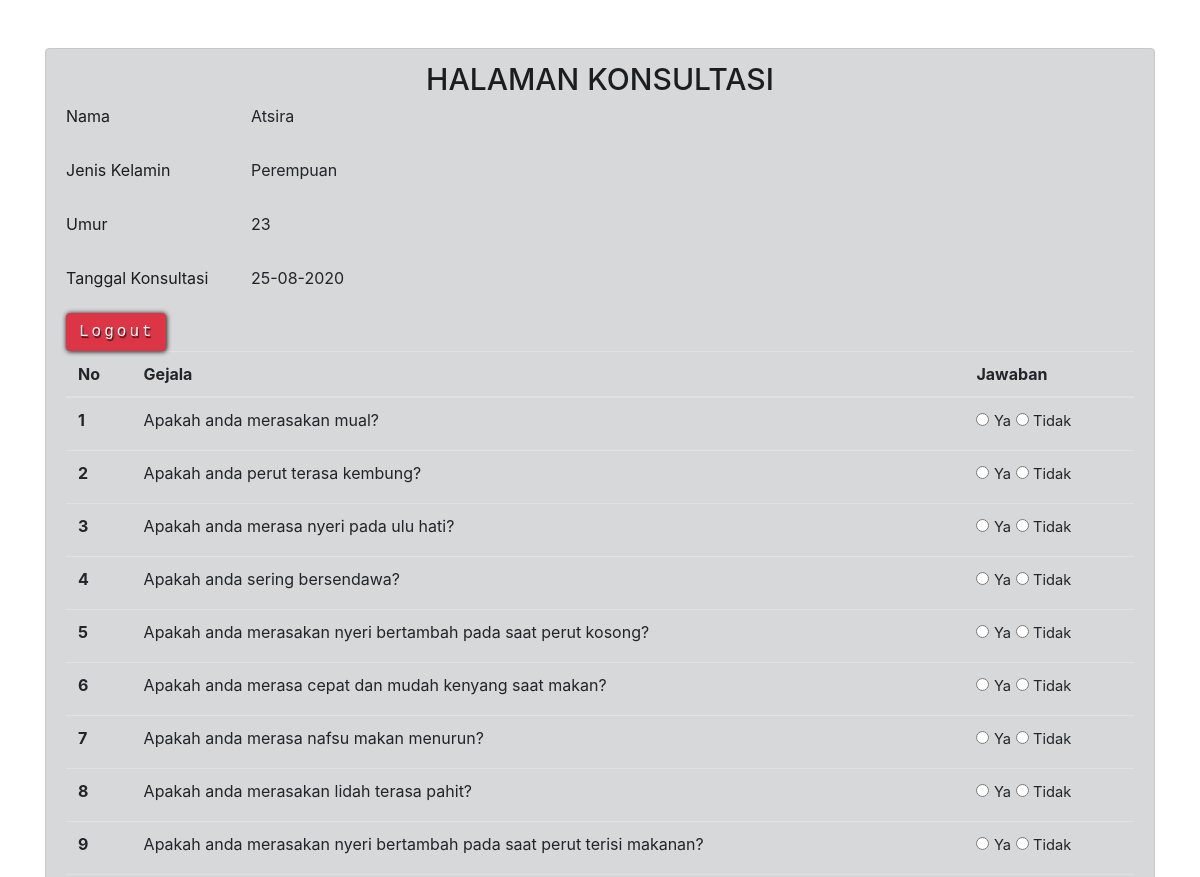
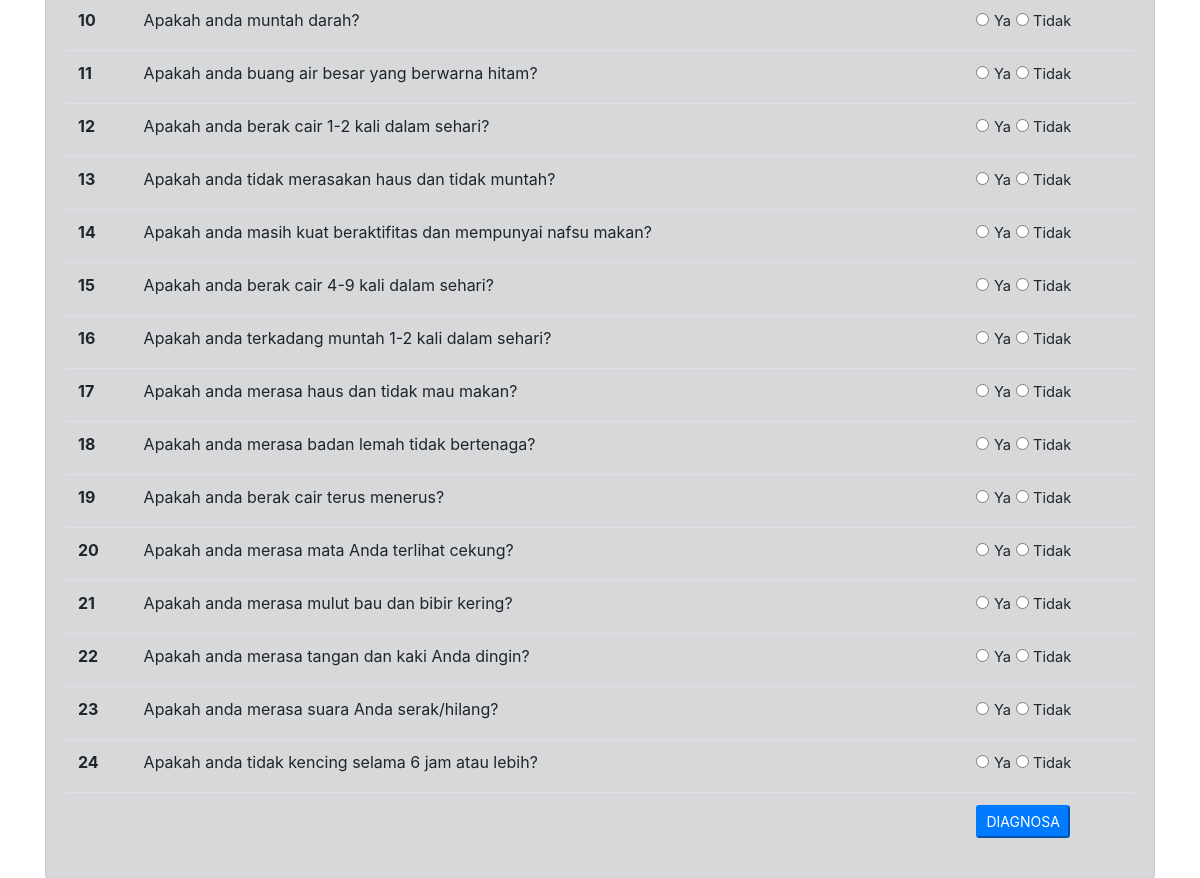
/user/ (signed in), run on the app's committed database (2 pictures, top to bottom).
### tables this page shows
CREATE TABLE `pengguna` (
  `id` int(11) NOT NULL,
  `username` varchar(50) NOT NULL,
  `password` varchar(255) NOT NULL,
  `nama` varchar(30) NOT NULL,
  `level` varchar(20) NOT NULL,
  `jk` varchar(20) NOT NULL,
  `umur` varchar(20) NOT NULL,
  `tgl` varchar(10) NOT NULL
);

CREATE TABLE `gejala` (
  `id` int(11) NOT NULL,
  `kode_gejala` varchar(10) NOT NULL,
  `ket_gejala` varchar(255) NOT NULL,
  `angka_cf` varchar(11) NOT NULL
);

### user/assets/module/koneksi.php (called while the page is built)
<?php
$conn = mysqli_connect("localhost", "root", "", "db_pencernaan");
function query($query)
{
	global $conn;
	$result = mysqli_query($conn, $query);
	$rows = [];
	while ($row = mysqli_fetch_assoc($result)) {
		$rows[] = $row;
	}
	return $rows;
}

### user/index.php (the view, shortened to what this page needs)
<?php
require 'assets/module/koneksi.php';
$gjl1 = query("SELECT * FROM gejala WHERE kode_gejala = 'G01'")[0];
$gjl2 = query("SELECT * FROM gejala WHERE kode_gejala = 'G02'")[0];
$gjl3 = query("SELECT * FROM gejala WHERE kode_gejala = 'G03'")[0];
$gjl4 = query("SELECT * FROM gejala WHERE kode_gejala = 'G04'")[0];
$gjl5 = query("SELECT * FROM gejala WHERE kode_gejala = 'G05'")[0];
$gjl6 = query("SELECT * FROM gejala WHERE kode_gejala = 'G06'")[0];
$gjl7 = query("SELECT * FROM gejala WHERE kode_gejala = 'G07'")[0];
$gjl8 = query("SELECT * FROM gejala WHERE kode_gejala = 'G08'")[0];
$gjl9 = query("SELECT * FROM gejala WHERE kode_gejala = 'G09'")[0];
$gjl10 = query("SELECT * FROM gejala WHERE kode_gejala = 'G10'")[0];
$gjl11 = query("SELECT * FROM gejala WHERE kode_gejala = 'G11'")[0];
$gjl12 = query("SELECT * FROM gejala WHERE kode_gejala = 'G12'")[0];
$gjl13 = query("SELECT * FROM gejala WHERE kode_gejala = 'G13'")[0];
$gjl14 = query("SELECT * FROM gejala WHERE kode_gejala = 'G14'")[0];
$gjl15 = query("SELECT * FROM gejala WHERE kode_gejala = 'G15'")[0];
$gjl16 = query("SELECT * FROM gejala WHERE kode_gejala = 'G16'")[0];
$gjl17 = query("SELECT * FROM gejala WHERE kode_gejala = 'G17'")[0];
$gjl18 = query("SELECT * FROM gejala WHERE kode_gejala = 'G18'")[0];
$gjl19 = query("SELECT * FROM gejala WHERE kode_gejala = 'G19'")[0];
$gjl20 = query("SELECT * FROM gejala WHERE kode_gejala = 'G20'")[0];
$gjl21 = query("SELECT * FROM gejala WHERE kode_gejala = 'G21'")[0];
$gjl22 = query("SELECT * FROM gejala WHERE kode_gejala = 'G22'")[0];
$gjl23 = query("SELECT * FROM gejala WHERE kode_gejala = 'G23'")[0];
$gjl24 = query("SELECT * FROM gejala WHERE kode_gejala = 'G24'")[0];
$pasien = query("SELECT * FROM pengguna WHERE id = '$_SESSION[loginKlien]'")[0];
?>
<doctype html>
	<html lang="en">
	<head>
		<link rel="stylesheet" type="text/css" href="../assets/login.css">
		<link rel="stylesheet" href="../assets/css/bootstrap.min.css">
	</head>
	<body>
		<div class="container mt-5">
			<div class="alert alert-dark">
				<h1 class="konsul">HALAMAN KONSULTASI</h1>
				<form target="_blank" method="post" action="">
					<div class="form-group row">
						<label class="col-sm-2 col-form-label">Nama</label>
						<div class="col-sm-10">
							<input type="text" readonly class="form-control-plaintext" name="nama" value="<?= $pasien['nama']; ?>">
						</div>
					</div>
					<div class="form-group row">
						<label class="col-sm-2 col-form-label">Jenis Kelamin</label>
						<div class="col-sm-10">
							<input type="text" readonly name="jk" class="form-control-plaintext" value="<?= $pasien['jk']; ?>">
						</div>
					</div>
					<div class="form-group row">
						<label class="col-sm-2 col-form-label">Umur</label>
						<div class="col-sm-10">
							<input type="text" readonly name="umur" class="form-control-plaintext" value="<?= $pasien['umur']; ?>">
						</div>
					</div>
					<div class="form-group row">
						<label for="staticEmail" class="col-sm-2 col-form-label">Tanggal Konsultasi</label>
						<div class="col-sm-10">
							<input type="text" readonly name="tgl" class="form-control-plaintext" value="<?= $pasien['tgl']; ?>">
						</div>
					</div>
					<a class="btn btn-danger" style="width: 100px;" href="logout.php">Logout</a>
					<table class="table table-hover">
						<thead>
							<tr>
								<th scope="col">No</th>
								<th scope="col">Gejala</th>
								<th scope="col">Jawaban</th>
							</tr>
						</thead>
						<tbody>
							<tr>
								<th scope="row">1</th>
								<td>Apakah anda <?php echo $gjl1["ket_gejala"]; ?>?</td>
								<td>
									<input id="ya<?= $gjl1["id"]; ?>" type="radio" name="yt1" value="0.4"> <label for="ya<?= $gjl1["id"]; ?>">Ya</label>
									<input id="tidak<?= $gjl1["id"]; ?>" type="radio" name="yt1" value="0"> <label for="tidak<?= $gjl1["id"]; ?>">Tidak</label>
								</td>
							</tr>
							<tr>
								<th scope="row">2</th>
								<td>Apakah anda <?php echo $gjl2["ket_gejala"]; ?>?</td>
								<td>
									<input id="ya<?= $gjl2["id"]; ?>" type="radio" name="yt2" value="0.6"> <label for="ya<?= $gjl2["id"]; ?>">Ya</label>
									<input id="tidak<?= $gjl2["id"]; ?>" type="radio" name="yt2" value="0"> <label for="tidak<?= $gjl2["id"]; ?>">Tidak</label>
								</td>
							</tr>
							<tr>
								<th scope="row">3</th>
								<td>Apakah anda <?php echo $gjl3["ket_gejala"]; ?>?</td>
								<td>
									<input id="ya<?= $gjl3["id"]; ?>" type="radio" name="yt3" value="0.8"> <label for="ya<?= $gjl3["id"]; ?>">Ya</label>
									<input id="tidak<?= $gjl3["id"]; ?>" type="radio" name="yt3" value="0"> <label for="tidak<?= $gjl3["id"]; ?>">Tidak</label>
								</td>
							</tr>
							<tr>
								<th scope="row">4</th>
								<td>Apakah anda <?php echo $gjl4["ket_gejala"]; ?>?</td>
								<td>
									<input id="ya<?= $gjl4["id"]; ?>" type="radio" name="yt4" value="0.4"> <label for="ya<?= $gjl4["id"]; ?>">Ya</label>
									<input id="tidak<?= $gjl4["id"]; ?>" type="radio" name="yt4" value="0"> <label for="tidak<?= $gjl4["id"]; ?>">Tidak</label>
								</td>
							</tr>
							<tr>
								<th scope="row">5</th>
								<td>Apakah anda <?php echo $gjl5["ket_gejala"]; ?>?</td>
								<td>
									<input id="ya<?= $gjl5["id"]; ?>" type="radio" name="yt5" value="0.6"> <label for="ya<?= $gjl5["id"]; ?>">Ya</label>
									<input id="tidak<?= $gjl5["id"]; ?>" type="radio" name="yt5" value="0"> <label for="tidak<?= $gjl5["id"]; ?>">Tidak</label>
								</td>
							</tr>
							<tr>
								<th scope="row">6</th>
								<td>Apakah anda <?php echo $gjl6["ket_gejala"]; ?>?</td>
								<td>
									<input id="ya<?= $gjl6["id"]; ?>" type="radio" name="yt6" value="0.8"> <label for="ya<?= $gjl6["id"]; ?>">Ya</label>
									<input id="tidak<?= $gjl6["id"]; ?>" type="radio" name="yt6" value="0"> <label for="tidak<?= $gjl6["id"]; ?>">Tidak</label>
								</td>
							</tr>
							<tr>
								<th scope="row">7</th>
								<td>Apakah anda <?php echo $gjl7["ket_gejala"]; ?>?</td>
								<td>
									<input id="ya<?= $gjl7["id"]; ?>" type="radio" name="yt7" value="0.6"> <label for="ya<?= $gjl7["id"]; ?>">Ya</label>
									<input id="tidak<?= $gjl7["id"]; ?>" type="radio" name="yt7" value="0"> <label for="tidak<?= $gjl7["id"]; ?>">Tidak</label>
								</td>
							</tr>
							<tr>
								<th scope="row">8</th>
								<td>Apakah anda <?php echo $gjl8["ket_gejala"]; ?>?</td>
								<td>
									<input id="ya<?= $gjl8["id"]; ?>" type="radio" name="yt8" value="0.8"> <label for="ya<?= $gjl8["id"]; ?>">Ya</label>
									<input id="tidak<?= $gjl8["id"]; ?>" type="radio" name="yt8" value="0"> <label for="tidak<?= $gjl8["id"]; ?>">Tidak</label>
								</td>
							</tr>
							<tr>
								<th scope="row">9</th>
								<td>Apakah anda <?php echo $gjl9["ket_gejala"]; ?>?</td>
								<td>
									<input id="ya<?= $gjl9["id"]; ?>" type="radio" name="yt9" value="1"> <label for="ya<?= $gjl9["id"]; ?>">Ya</label>
									<input id="tidak<?= $gjl9["id"]; ?>" type="radio" name="yt9" value="0"> <label for="tidak<?= $gjl9["id"]; ?>">Tidak</label>
								</td>
							</tr>
							<tr>
								<th scope="row">10</th>
								<td>Apakah anda <?php echo $gjl10["ket_gejala"]; ?>?</td>
								<td>
									<input id="ya<?= $gjl10["id"]; ?>" type="radio" name="yt10" value="0.8"> <label for="ya<?= $gjl10["id"]; ?>">Ya</label>
									<input id="tidak<?= $gjl10["id"]; ?>" type="radio" name="yt10" value="0"> <label for="tidak<?= $gjl10["id"]; ?>">Tidak</label>
								</td>
							</tr>
							<tr>
								<th scope="row">11</th>
								<td>Apakah anda <?php echo $gjl11["ket_gejala"]; ?>?</td>
								<td>
									<input id="ya<?= $gjl11["id"]; ?>" type="radio" name="yt11" value="0.6"> <label for="ya<?= $gjl11["id"]; ?>">Ya</label>
									<input id="tidak<?= $gjl11["id"]; ?>" type="radio" name="yt11" value="0"> <label for="tidak<?= $gjl11["id"]; ?>">Tidak</label>
								</td>
							</tr>
							<tr>
								<th scope="row">12</th>
								<td>Apakah anda <?php echo $gjl12["ket_gejala"]; ?>?</td>
								<td>
									<input id="ya<?= $gjl12["id"]; ?>" type="radio" name="yt12" value="1"> <label for="ya<?= $gjl12["id"]; ?>">Ya</label>
									<input id="tidak<?= $gjl12["id"]; ?>" type="radio" name="yt12" value="0"> <label for="tidak<?= $gjl12["id"]; ?>">Tidak</label>
								</td>
							</tr>
							<tr>
								<th scope="row">13</th>
								<td>Apakah anda <?php echo $gjl13["ket_gejala"]; ?>?</td>
								<td>
									<input id="ya<?= $gjl13["id"]; ?>" type="radio" name="yt13" value="0.4"> <label for="ya<?= $gjl13["id"]; ?>">Ya</label>
									<input id="tidak<?= $gjl13["id"]; ?>" type="radio" name="yt13" value="0"> <label for="tidak<?= $gjl13["id"]; ?>">Tidak</label>
								</td>
							</tr>
							<tr>
								<th scope="row">14</th>
								<td>Apakah anda <?php echo $gjl14["ket_gejala"]; ?>?</td>
								<td>
									<input id="ya<?= $gjl14["id"]; ?>" type="radio" name="yt14" value="0.4"> <label for="ya<?= $gjl14["id"]; ?>">Ya</label>
									<input id="tidak<?= $gjl14["id"]; ?>" type="radio" name="yt14" value="0"> <label for="tidak<?= $gjl14["id"]; ?>">Tidak</label>
								</td>
							</tr>
							<tr>
								<th scope="row">15</th>
								<td>Apakah anda <?php echo $gjl15["ket_gejala"]; ?>?</td>
								<td>
									<input id="ya<?= $gjl15["id"]; ?>" type="radio" name="yt15" value="1"> <label for="ya<?= $gjl15["id"]; ?>">Ya</label>
									<input id="tidak<?= $gjl15["id"]; ?>" type="radio" name="yt15" value="0"> <label for="tidak<?= $gjl15["id"]; ?>">Tidak</label>
								</td>
							</tr>
							<tr>
								<th scope="row">16</th>
								<td>Apakah anda <?php echo $gjl16["ket_gejala"]; ?>?</td>
								<td>
									<input id="ya<?= $gjl16["id"]; ?>" type="radio" name="yt16" value="0.6"> <label for="ya<?= $gjl16["id"]; ?>">Ya</label>
									<input id="tidak<?= $gjl16["id"]; ?>" type="radio" name="yt16" value="0"> <label for="tidak<?= $gjl16["id"]; ?>">Tidak</label>
								</td>
							</tr>
							<tr>
								<th scope="row">17</th>
								<td>Apakah anda <?php echo $gjl17["ket_gejala"]; ?>?</td>
								<td>
									<input id="ya<?= $gjl17["id"]; ?>" type="radio" name="yt17" value="0.6"> <label for="ya<?= $gjl17["id"]; ?>">Ya</label>
									<input id="tidak<?= $gjl17["id"]; ?>" type="radio" name="yt17" value="0"> <label for="tidak<?= $gjl17["id"]; ?>">Tidak</label>
								</td>
							</tr>
							<tr>
								<th scope="row">18</th>
								<td>Apakah anda <?php echo $gjl18["ket_gejala"]; ?>?</td>
								<td>
									<input id="ya<?= $gjl18["id"]; ?>" type="radio" name="yt18" value="0.6"> <label for="ya<?= $gjl18["id"]; ?>">Ya</label>
									<input id="tidak<?= $gjl18["id"]; ?>" type="radio" name="yt18" value="0"> <label for="tidak<?= $gjl18["id"]; ?>">Tidak</label>
								</td>
							</tr>
							<tr>
								<th scope="row">19</th>
								<td>Apakah anda <?php echo $gjl19["ket_gejala"]; ?>?</td>
								<td>
									<input id="ya<?= $gjl19["id"]; ?>" type="radio" name="yt19" value="0.8"> <label for="ya<?= $gjl19["id"]; ?>">Ya</label>
									<input id="tidak<?= $gjl19["id"]; ?>" type="radio" name="yt19" value="0"> <label for="tidak<?= $gjl19["id"]; ?>">Tidak</label>
								</td>
							</tr>
							<tr>
								<th scope="row">20</th>
								<td>Apakah anda <?php echo $gjl20["ket_gejala"]; ?>?</td>
								<td>
									<input id="ya<?= $gjl20["id"]; ?>" type="radio" name="yt20" value="0.6"> <label for="ya<?= $gjl20["id"]; ?>">Ya</label>
									<input id="tidak<?= $gjl20["id"]; ?>" type="radio" name="yt20" value="0"> <label for="tidak<?= $gjl20["id"]; ?>">Tidak</label>
								</td>
							</tr>
							<tr>
								<th scope="row">21</th>
								<td>Apakah anda <?php echo $gjl21["ket_gejala"]; ?>?</td>
								<td>
									<input id="ya<?= $gjl21["id"]; ?>" type="radio" name="yt21" value="0.6"> <label for="ya<?= $gjl21["id"]; ?>">Ya</label>
									<input id="tidak<?= $gjl21["id"]; ?>" type="radio" name="yt21" value="0"> <label for="tidak<?= $gjl21["id"]; ?>">Tidak</label>
								</td>
							</tr>
							<tr>
								<th scope="row">22</th>
								<td>Apakah anda <?php echo $gjl22["ket_gejala"]; ?>?</td>
								<td>
									<input id="ya<?= $gjl22["id"]; ?>" type="radio" name="yt22" value="0.6"> <label for="ya<?= $gjl22["id"]; ?>">Ya</label>
									<input id="tidak<?= $gjl22["id"]; ?>" type="radio" name="yt22" value="0"> <label for="tidak<?= $gjl22["id"]; ?>">Tidak</label>
								</td>
							</tr>
							<tr>
								<th scope="row">23</th>
								<td>Apakah anda <?php echo $gjl23["ket_gejala"]; ?>?</td>
								<td>
									<input id="ya<?= $gjl23["id"]; ?>" type="radio" name="yt23" value="0.6"> <label for="ya<?= $gjl23["id"]; ?>">Ya</label>
									<input id="tidak<?= $gjl23["id"]; ?>" type="radio" name="yt23" value="0"> <label for="tidak<?= $gjl23["id"]; ?>">Tidak</label>
								</td>
							</tr>
							<tr>
								<th scope="row">24</th>
								<td>Apakah anda <?php echo $gjl24["ket_gejala"]; ?>?</td>
								<td>
									<input id="ya<?= $gjl24["id"]; ?>" type="radio" name="yt24" value="0.8"> <label for="ya<?= $gjl24["id"]; ?>">Ya</label>
									<input id="tidak<?= $gjl24["id"]; ?>" type="radio" name="yt24" value="0"> <label for="tidak<?= $gjl24["id"]; ?>">Tidak</label>
								</td>
							</tr>
							<tr>
								<th scope="row"></th>
								<td></td>
								<td>
									<button type="submit" class="btn-sm btn-primary" name="btn_diagnosa">DIAGNOSA</button>
								</td>
							</tr>
						</tbody>
					</table>
				</form>
			</div>
		</div>
	</body>
	</html>

### assets/login.css (style rules this page uses)
body { font-family: sans-serif; background-image: url("../img/bg.png"); background-size: cover; width: 100%; height: auto; margin: 0; padding: 0; }
.konsul { font-size: 30px; width: 400px; text-align: center; margin: auto; }
label { font-size: 11pt; }
.btn { background: rgb(139, 0, 140); color: white; font-size: 18px; width: 100%; border: none; border-radius: 10px 10px 10px 10px; padding: 10px 20px; cursor: pointer; box-shadow: 0.5px 0.5px 5px black; font-weight: bolder; font-family: monospace; letter-spacing: 3px; text-shadow: 1px 1.5px 1px rgba(0,0,0,.7); }

### data on the page
pengguna: nama "Atsira", jk "Perempuan", umur "23", tgl "25-08-2020"
gejala: ket_gejala "merasakan mual"
gejala: ket_gejala "perut terasa kembung"
gejala: ket_gejala "merasa nyeri pada ulu hati"
gejala: ket_gejala "sering bersendawa"
gejala: ket_gejala "merasakan nyeri bertambah pada saat perut kosong"
gejala: ket_gejala "merasa cepat dan mudah kenyang saat makan"
gejala: ket_gejala "merasa nafsu makan menurun"
gejala: ket_gejala "merasakan lidah terasa pahit"
gejala: ket_gejala "merasakan nyeri bertambah pada saat perut terisi makanan"
gejala: ket_gejala "muntah darah"
gejala: ket_gejala "buang air besar yang berwarna hitam"
gejala: ket_gejala "berak cair 1-2 kali dalam sehari"
gejala: ket_gejala "tidak merasakan haus dan tidak muntah"
gejala: ket_gejala "masih kuat beraktifitas dan mempunyai nafsu makan"
gejala: ket_gejala "berak cair 4-9 kali dalam sehari"
gejala: ket_gejala "terkadang muntah 1-2 kali dalam sehari"
gejala: ket_gejala "merasa haus dan tidak mau makan"
gejala: ket_gejala "merasa badan lemah tidak bertenaga"
gejala: ket_gejala "berak cair terus menerus"
gejala: ket_gejala "merasa mata Anda terlihat cekung"
gejala: ket_gejala "merasa mulut bau dan bibir kering"
gejala: ket_gejala "merasa tangan dan kaki Anda dingin"
gejala: ket_gejala "merasa suara Anda serak/hilang"
gejala: ket_gejala "tidak kencing selama 6 jam atau lebih"
